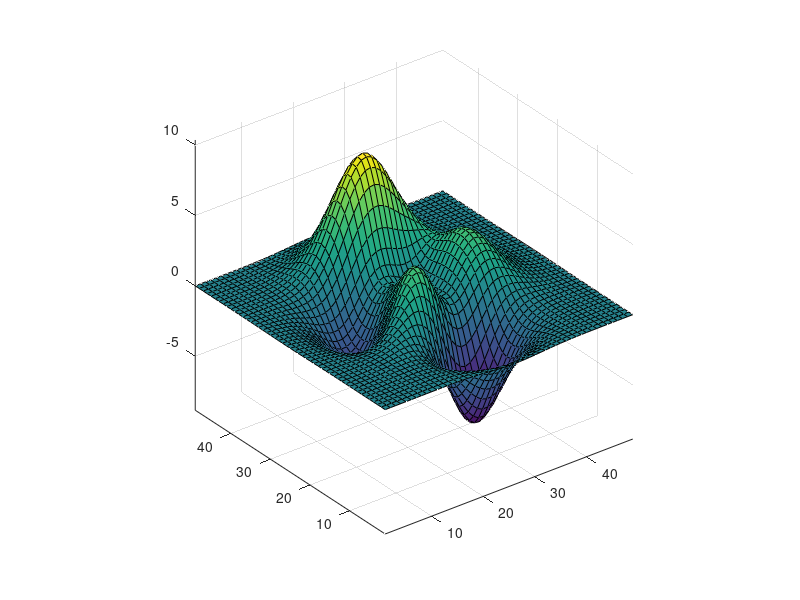

This chart was generated by the following MATLAB code: (Note: this script raises an error after producing the figure.)
surf(peaks)
axis vis3d
t = 0:pi/20:4*pi;
dx = sin(t)./40;
dy = cos(t)./40;
for i = 1:length(t);
    camdolly(dx(i),dy(i),0)
    drawnow 
end